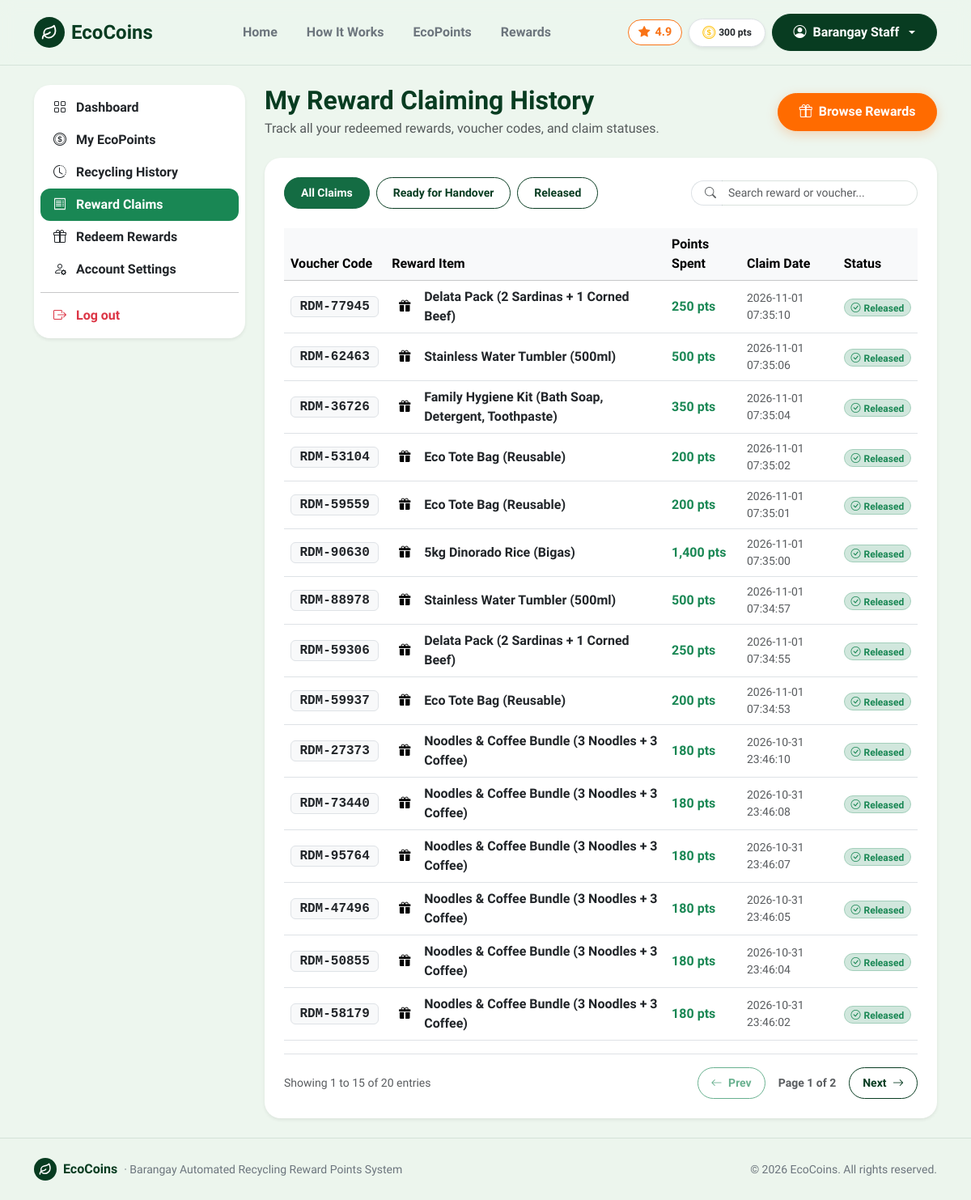
The app's page /reward-history (signed in) with its own data.
### tables this page shows
CREATE TABLE users (
    id INTEGER PRIMARY KEY AUTOINCREMENT,
    full_name TEXT NOT NULL,
    email TEXT NOT NULL UNIQUE,
    password TEXT NOT NULL,
    role TEXT DEFAULT 'resident',
    qr_code TEXT NOT NULL UNIQUE,
    points INTEGER DEFAULT 0,
    created_at TEXT
, status TEXT DEFAULT 'active', station_name TEXT DEFAULT 'Barangay Pinagkawitan, Lipa City');

CREATE TABLE redemptions (
        id INTEGER PRIMARY KEY AUTOINCREMENT,
        user_id INTEGER NOT NULL,
        reward_id INTEGER NOT NULL,
        reward_title TEXT NOT NULL,
        points_spent INTEGER NOT NULL,
        redemption_code TEXT NOT NULL,
        status TEXT DEFAULT 'claimed',
        created_at TEXT
    );

### route.py (the view)
    @app.route('/reward-history')
    def reward_history():
        user = get_current_user()
        if not user:
            return redirect(url_for('login'))
        if user['role'] == 'staff':
            return redirect(url_for('staff'))
        if user['role'] == 'admin':
            return redirect(url_for('admin'))
        conn = get_db()
        cur = conn.cursor()
        user_redemptions = [dict(r) for r in cur.execute("SELECT * FROM redemptions WHERE user_id = ? ORDER BY created_at DESC", (user['id'],)).fetchall()]
        conn.close()
        return render_template('reward_history.html', active_page='reward_history', redemptions=user_redemptions)

### app.py (called while the page is built)
@app.context_processor
def inject_user():
    return {'current_user': get_current_user()}

### db.py (called while the page is built)
def get_db():
    conn = sqlite3.connect(DB_PATH)
    conn.row_factory = sqlite3.Row
    return conn

def get_current_user():
    user_id = session.get('user_id')
    if not user_id:
        return None
    conn = get_db()
    cur = conn.cursor()
    row = cur.execute("SELECT * FROM users WHERE id = ?", (user_id,)).fetchone()
    conn.close()
    return dict(row) if row else None

### templates/reward_history.html (shortened to what this page needs)
{% extends 'base.html' %}
{% block content %}
<main class="py-4">
  <div class="container">
    <div class="row g-4">
      <div class="col-lg-3">
        {% include 'sidebar.html' %}
      </div>
      <div class="col-lg-9">
        <div class="d-flex justify-content-between align-items-center mb-4 flex-wrap gap-2">
          <div>
            <h2 class="fw-bold mb-1" style="color: var(--eco-forest);">My Reward Claiming History</h2>
            <p class="text-muted mb-0">Track all your redeemed rewards, voucher codes, and claim statuses.</p>
          </div>
          <a href="{{ url_for('rewards') }}" class="btn btn-accent d-flex align-items-center gap-2 btn-pill">
            <i class="bi bi-gift"></i>
            <span>Browse Rewards</span>
          </a>
        </div>
        <div class="card border-0 shadow-sm p-4 bg-white">
          {% if not redemptions %}
            <div class="text-center py-5">
              <span class="eco-brand-badge fs-1 mb-3 d-inline-flex" style="width: 72px; height: 72px;">
                <i class="bi bi-gift"></i>
              </span>
              <h5 class="fw-bold mb-2" style="color: var(--eco-forest);">No Reward Claims Yet</h5>
              <p class="text-muted small mb-4" style="max-width: 420px; margin: 0 auto;">You have not redeemed any items or vouchers yet. Bring recyclables to the Barangay station to earn EcoPoints and claim exciting rewards!</p>
              <a href="{{ url_for('rewards') }}" class="btn btn-accent px-4 btn-pill">Browse Rewards Catalog</a>
            </div>
          {% else %}
            <div class="d-flex flex-wrap justify-content-between align-items-center gap-3 mb-4">
              <div class="d-flex flex-wrap gap-2 filter-container" data-target="#rewardClaimsTable">
                <button type="button" class="btn btn-sm btn-success filter-btn active" data-filter="all">All Claims</button>
                <button type="button" class="btn btn-sm btn-outline-success filter-btn" data-filter="ready">Ready for Handover</button>
                <button type="button" class="btn btn-sm btn-outline-success filter-btn" data-filter="released">Released</button>
              </div>
              <div class="input-group input-group-sm" style="max-width: 280px;">
                <span class="input-group-text bg-white border-end-0 rounded-start-pill ps-3">
                  <i class="bi bi-search text-muted"></i>
                </span>
                <input type="text" class="form-control border-start-0 rounded-end-pill pe-3 table-search-input" placeholder="Search reward or voucher..." data-target="#rewardClaimsTable">
              </div>
            </div>
            <div class="table-responsive">
              <table class="table table-hover align-middle mb-0" id="rewardClaimsTable" data-paginate="true" data-page-size="15">
                <thead class="table-light">
                  <tr>
                    <th>Voucher Code</th>
                    <th>Reward Item</th>
                    <th>Points Spent</th>
                    <th>Claim Date</th>
                    <th>Status</th>
                  </tr>
                </thead>
                <tbody>
                  {% for rd in redemptions %}
                    {% set cat = 'released' if rd.status == 'released' else 'ready' %}
                    <tr class="table-row-item filter-item" data-category="{{ cat }}" data-search="{{ rd.redemption_code }} {{ rd.reward_title }} {{ rd.points_spent }} {{ rd.created_at }} {{ cat }}">
                      <td>
                        <span class="badge bg-light text-dark border font-monospace fs-6 px-2.5 py-1">
                          {{ rd.redemption_code }}
                        </span>
                      </td>
                      <td>
                        <div class="d-flex align-items-center gap-2">
                          <span class="eco-icon-tile tile-mint" style="width: 32px; height: 32px;">
                            <i class="bi bi-gift-fill" style="font-size: 0.9rem;"></i>
                          </span>
                          <span class="fw-semibold text-dark">{{ rd.reward_title }}</span>
                        </div>
                      </td>
                      <td class="text-success fw-bold">{{ "{:,}".format(rd.points_spent) }} pts</td>
                      <td class="text-muted small">{{ rd.created_at }}</td>
                      <td>
                        {% if rd.status == 'released' %}
                          <span class="badge bg-success-subtle text-success border border-success-subtle px-2.5 py-1 rounded-pill">
                            <i class="bi bi-check-circle me-1"></i>Released
                          </span>
                        {% else %}
                          <span class="badge bg-warning-subtle text-dark border border-warning-subtle px-2.5 py-1 rounded-pill">
                            <i class="bi bi-hourglass-split me-1"></i>Ready for Handover
                          </span>
                        {% endif %}
                      </td>
                    </tr>
                  {% endfor %}
                </tbody>
              </table>
            </div>
            <div class="d-flex flex-wrap justify-content-between align-items-center mt-3 pt-3 border-top pagination-container" data-target="#rewardClaimsTable">
              <div class="text-muted small pagination-info">
              </div>
              <div class="d-flex align-items-center gap-2">
                <button type="button" class="btn btn-sm btn-outline-success btn-pill px-3 pagination-prev" disabled>
                  <i class="bi bi-arrow-left me-1"></i> Prev
                </button>
                <span class="small fw-semibold text-muted px-2 pagination-page-indicator">Page 1 of 1</span>
                <button type="button" class="btn btn-sm btn-outline-success btn-pill px-3 pagination-next" {% if redemptions|length <= 15 %}disabled{% endif %}>
                  Next <i class="bi bi-arrow-right ms-1"></i>
                </button>
              </div>
            </div>
          {% endif %}
        </div>
      </div>
    </div>
  </div>
</main>
{% endblock %}

### templates/base.html (shortened to what this page needs)
<!doctype html>
<html lang="en">
<head>
  <link href="https://cdn.jsdelivr.net/npm/bootstrap@5.3.3/dist/css/bootstrap.min.css" rel="stylesheet">
  <link rel="stylesheet" href="https://cdn.jsdelivr.net/npm/bootstrap-icons@1.11.3/font/bootstrap-icons.min.css">
  <link rel="stylesheet" href="{{ url_for('static', filename='css/style.css') }}">
</head>
<body class="d-flex flex-column min-vh-100">
<nav class="navbar navbar-expand-lg py-3 sticky-top" style="background-color: rgba(237, 246, 238, 0.95); backdrop-filter: blur(10px); border-bottom: 1px solid var(--eco-border);">
  <div class="container">
    <a class="navbar-brand d-flex align-items-center gap-2 fw-bold fs-4" href="{{ url_for('index') }}" style="color: var(--eco-forest);">
      <span class="eco-brand-badge">
        <svg width="20" height="20" viewBox="0 0 24 24" fill="none" stroke="currentColor" stroke-width="2.2" stroke-linecap="round" stroke-linejoin="round">
          <path d="M11 20A7 7 0 0 1 9.8 6.1C15.5 5 17 4.48 19 2c1 2 2 4.18 2 8 0 5.5-4.78 10-10 10Z"/>
          <path d="M2 21c0-3 1.85-5.36 5.08-6C9.5 14.52 12 13 13 12"/>
        </svg>
      </span>
      <span>EcoCoins</span>
    </a>
    <div class="collapse navbar-collapse" id="mainNav">
      <ul class="navbar-nav mx-auto mb-2 mb-lg-0 gap-lg-1">
        <li class="nav-item">
          <a class="nav-link px-3 py-2 rounded-pill {% if active_page == 'index' %}fw-bold text-white bg-eco{% else %}fw-semibold text-secondary{% endif %}" href="{{ url_for('index') }}">Home</a>
        </li>
        <li class="nav-item">
          <a class="nav-link px-3 py-2 rounded-pill {% if active_page == 'how_it_works' %}fw-bold text-white bg-eco{% else %}fw-semibold text-secondary{% endif %}" href="{{ url_for('how_it_works') }}">How It Works</a>
        </li>
        {% if not current_user or current_user.role == 'resident' %}
          <li class="nav-item">
            <a class="nav-link px-3 py-2 rounded-pill {% if active_page == 'ecopoints' %}fw-bold text-white bg-eco{% else %}fw-semibold text-secondary{% endif %}" href="{{ url_for('ecopoints') }}">EcoPoints</a>
          </li>
          <li class="nav-item">
            <a class="nav-link px-3 py-2 rounded-pill {% if active_page == 'rewards' %}fw-bold text-white bg-eco{% else %}fw-semibold text-secondary{% endif %}" href="{{ url_for('rewards') }}">Rewards</a>
          </li>
        {% elif current_user.role == 'admin' %}
          <li class="nav-item">
            <a class="nav-link px-3 py-2 rounded-pill {% if active_page == 'admin' %}fw-bold text-white bg-eco{% else %}fw-semibold text-secondary{% endif %}" href="{{ url_for('admin') }}">Admin Portal</a>
          </li>
        {% endif %}
      </ul>
      <div class="d-flex align-items-center gap-2">
        <span class="rating-star-badge d-none d-lg-inline-flex" title="Barangay Eco Satisfaction Rating">
          <i class="bi bi-star-fill"></i> 4.9
        </span>
        {% if current_user %}
          {% if current_user.role == 'resident' %}
            <span class="badge bg-white text-dark border px-3 py-2 rounded-pill fw-bold shadow-sm d-none d-sm-inline-flex align-items-center gap-1">
              <i class="bi bi-coin text-warning fs-6"></i>
              <span>{{ "{:,}".format(current_user.points) }} pts</span>
            </span>
          {% endif %}
          <div class="dropdown">
            <button class="btn btn-forest dropdown-toggle d-flex align-items-center gap-2 btn-pill" type="button" data-bs-toggle="dropdown">
              <i class="bi bi-person-circle"></i>
              <span>{{ current_user.full_name }}</span>
            </button>
          </div>
        {% else %}
          <a href="{{ url_for('login') }}" class="btn btn-outline-success px-3 btn-pill">Login</a>
          <a href="{{ url_for('register') }}" class="btn btn-accent px-4 btn-pill">
            <span>Join Free</span>
            <i class="bi bi-arrow-right"></i>
          </a>
        {% endif %}
      </div>
    </div>
  </div>
</nav>
{% block content %}{% endblock %}
<footer class="py-4 mt-auto" style="background-color: rgba(237, 246, 238, 0.95); border-top: 1px solid var(--eco-border);">
  <div class="container d-flex flex-column flex-md-row align-items-center justify-content-between gap-2">
    <div class="d-flex align-items-center gap-2">
      <span class="eco-brand-badge" style="width: 28px; height: 28px;">
        <svg width="16" height="16" viewBox="0 0 24 24" fill="none" stroke="currentColor" stroke-width="2.2" stroke-linecap="round" stroke-linejoin="round">
          <path d="M11 20A7 7 0 0 1 9.8 6.1C15.5 5 17 4.48 19 2c1 2 2 4.18 2 8 0 5.5-4.78 10-10 10Z"/>
          <path d="M2 21c0-3 1.85-5.36 5.08-6C9.5 14.52 12 13 13 12"/>
        </svg>
      </span>
      <span class="fw-bold" style="color: var(--eco-forest);">EcoCoins</span>
      <span class="text-secondary small">&middot; Barangay Automated Recycling Reward Points System</span>
    </div>
    <div class="text-secondary small">
      &copy; 2026 EcoCoins. All rights reserved.
    </div>
  </div>
</footer>
</body>
</html>

### static/css/style.css (style rules this page uses)
:root { --eco-bg: #edf6ee; --eco-surface: #ffffff; --eco-forest: #083c21; --eco-forest-dark: #042614; --eco-forest-light: #0d5431; --eco-mint: #d4f4dd; --eco-mint-card: #b8eac5; --eco-accent: #ff6b00; --eco-accent-hover: #e55e00; --eco-text: #173224; --eco-muted: #577764; --eco-border: rgba(8, 60, 33, 0.1); }
html, body { scrollbar-width: none; -ms-overflow-style: none; }
* { scrollbar-width: none; -ms-overflow-style: none; }
body { font-family: 'Plus Jakarta Sans', system-ui, -apple-system, sans-serif; background-color: var(--eco-bg); color: var(--eco-text); min-height: 100vh; }
.btn-accent { background-color: var(--eco-accent); border: 1px solid var(--eco-accent); color: #ffffff !important; font-weight: 700; border-radius: 9999px; padding: 0.65rem 1.6rem; display: inline-flex; align-items: center; gap: 0.5rem; transition: all 0.2s ease; box-shadow: 0 4px 14px rgba(255, 107, 0, 0.25); text-decoration: none; }
.btn-forest { background-color: var(--eco-forest); border: 1px solid var(--eco-forest); color: #ffffff !important; font-weight: 700; border-radius: 9999px; padding: 0.65rem 1.6rem; display: inline-flex; align-items: center; gap: 0.5rem; transition: all 0.2s ease; text-decoration: none; }
.btn-success { background-color: var(--eco-forest); border-color: var(--eco-forest); color: #ffffff; border-radius: 9999px; font-weight: 600; padding: 0.5rem 1.25rem; }
.btn-outline-success { color: var(--eco-forest); border-color: var(--eco-forest); border-radius: 9999px; font-weight: 600; padding: 0.5rem 1.25rem; }
.btn-pill { border-radius: 9999px !important; }
.card { border-radius: 20px; border: 1px solid var(--eco-border); background-color: #ffffff; }
.form-control, .form-select { border-radius: 12px; padding: 0.65rem 1rem; border: 1.5px solid rgba(8, 60, 33, 0.15); }
.eco-brand-badge { width: 38px; height: 38px; border-radius: 50%; background-color: var(--eco-forest); color: #ffffff; display: inline-flex; align-items: center; justify-content: center; flex-shrink: 0; }
.eco-icon-tile { width: 42px; height: 42px; border-radius: 12px; display: inline-flex; align-items: center; justify-content: center; flex-shrink: 0; }
.rating-star-badge { background-color: #ffffff; border: 1.5px solid #f97316; color: #f97316; border-radius: 9999px; padding: 4px 12px; display: inline-flex; align-items: center; gap: 6px; font-weight: 700; font-size: 0.9rem; }

### records on screen
users: points "300", full_name "Barangay Staff"
redemptions: redemption_code "RDM-77945", reward_title "Delata Pack (2 Sardinas + 1 Corned Beef)", points_spent "250", created_at "2026-11-01 07:35:10", status "released" (drawn)
redemptions: redemption_code "RDM-62463", reward_title "Stainless Water Tumbler (500ml)", points_spent "500", created_at "2026-11-01 07:35:06", status "released" (drawn)
redemptions: redemption_code "RDM-36726", reward_title "Family Hygiene Kit (Bath Soap, Detergent, Toothpaste)", points_spent "350", created_at "2026-11-01 07:35:04", status "released" (drawn)
redemptions: redemption_code "RDM-53104", reward_title "Eco Tote Bag (Reusable)", points_spent "200", created_at "2026-11-01 07:35:02", status "released" (drawn)
redemptions: redemption_code "RDM-59559", reward_title "Eco Tote Bag (Reusable)", points_spent "200", created_at "2026-11-01 07:35:01", status "released" (drawn)
redemptions: redemption_code "RDM-90630", reward_title "5kg Dinorado Rice (Bigas)", points_spent "1,400", created_at "2026-11-01 07:35:00", status "released" (drawn)
redemptions: redemption_code "RDM-88978", reward_title "Stainless Water Tumbler (500ml)", points_spent "500", created_at "2026-11-01 07:34:57", status "released" (drawn)
redemptions: redemption_code "RDM-59306", reward_title "Delata Pack (2 Sardinas + 1 Corned Beef)", points_spent "250", created_at "2026-11-01 07:34:55", status "released" (drawn)
redemptions: redemption_code "RDM-59937", reward_title "Eco Tote Bag (Reusable)", points_spent "200", created_at "2026-11-01 07:34:53", status "released" (drawn)
redemptions: redemption_code "RDM-27373", reward_title "Noodles & Coffee Bundle (3 Noodles + 3 Coffee)", points_spent "180", created_at "2026-10-31 23:46:10", status "released" (drawn)
redemptions: redemption_code "RDM-73440", reward_title "Noodles & Coffee Bundle (3 Noodles + 3 Coffee)", points_spent "180", created_at "2026-10-31 23:46:08", status "released" (drawn)
redemptions: redemption_code "RDM-95764", reward_title "Noodles & Coffee Bundle (3 Noodles + 3 Coffee)", points_spent "180", created_at "2026-10-31 23:46:07", status "released" (drawn)
redemptions: redemption_code "RDM-47496", reward_title "Noodles & Coffee Bundle (3 Noodles + 3 Coffee)", points_spent "180", created_at "2026-10-31 23:46:05", status "released" (drawn)
redemptions: redemption_code "RDM-50855", reward_title "Noodles & Coffee Bundle (3 Noodles + 3 Coffee)", points_spent "180", created_at "2026-10-31 23:46:04", status "released" (drawn)
redemptions: redemption_code "RDM-58179", reward_title "Noodles & Coffee Bundle (3 Noodles + 3 Coffee)", points_spent "180", created_at "2026-10-31 23:46:02", status "released" (drawn)
